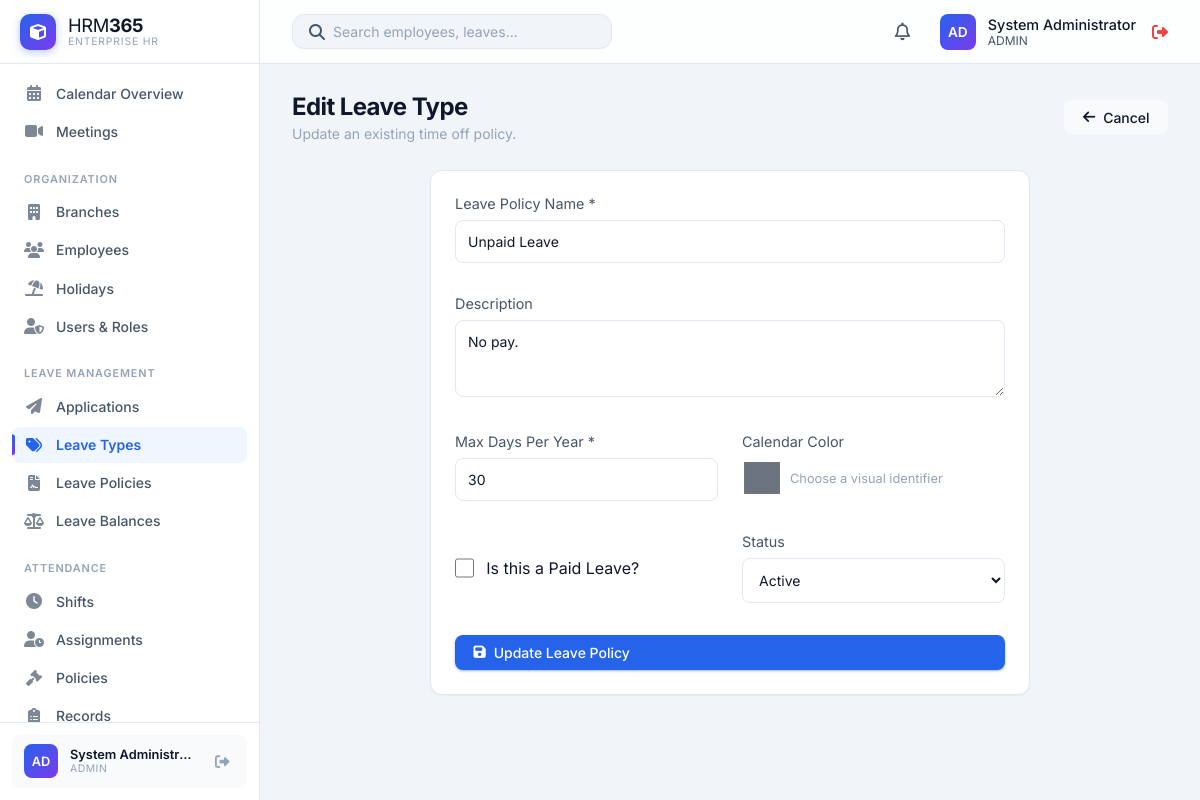
Page /HRM365/modules/leave_types/edit.php?id=4 (signed in) on the earlier database version.
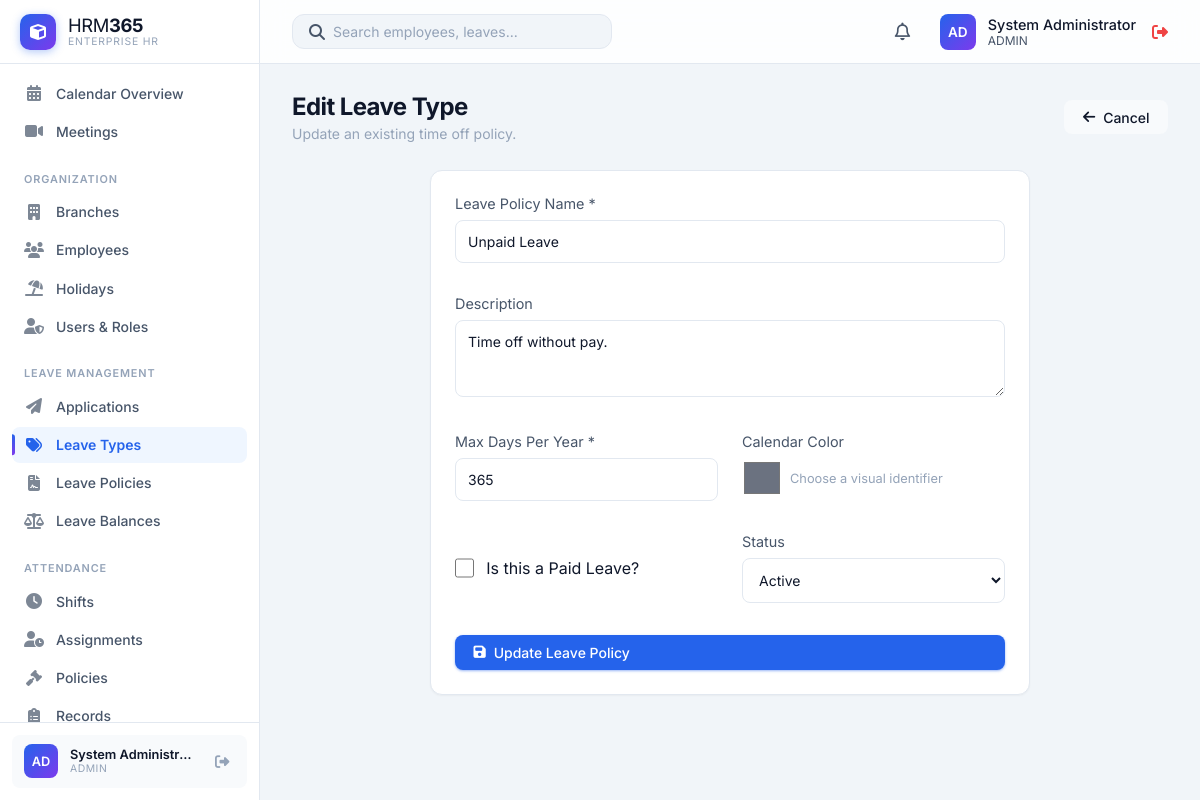
Same page on the later database version.
### tables this page shows
CREATE TABLE `leave_types` (
  `id` int(11) NOT NULL,
  `name` varchar(100) NOT NULL,
  `description` text DEFAULT NULL,
  `max_days_per_year` int(11) DEFAULT 0,
  `is_paid` tinyint(1) DEFAULT 1,
  `color` varchar(20) DEFAULT '#3b82f6',
  `status` enum('Active','Inactive') DEFAULT 'Active',
  `created_at` timestamp NOT NULL DEFAULT current_timestamp()
);

### HRM365/modules/leave_types/edit.php (the view, shortened to what this page needs)
<?php
require_once '../../includes/auth.php';
$id = $_GET['id'] ?? null;
$stmt = $pdo->prepare("SELECT * FROM leave_types WHERE id = ?");
$stmt->execute([$id]);
$lt = $stmt->fetch();
include '../../includes/header.php';
?>
<div class="page-header">
    <div>
        <h1 class="page-title">Edit Leave Type</h1>
        <div class="page-subtitle">Update an existing time off policy.</div>
    </div>
    <a href="index.php" class="btn" style="background: var(--bg-hover); color: var(--text-primary);">
        <i class="fas fa-arrow-left"></i> Cancel
    </a>
</div>
<div class="card" style="max-width: 600px; margin: 0 auto;">
    <form action="update.php" method="POST">
        <div class="mb-4">
            <label style="display: block; margin-bottom: 0.5rem; color: var(--text-secondary); font-size: 0.9rem;">Leave Policy Name *</label>
            <input type="text" name="name" required value="<?php echo htmlspecialchars($lt['name']); ?>" style="width: 100%; padding: 0.75rem; border-radius: var(--radius-md); border: 1px solid var(--border-color); background: var(--bg-secondary); color: var(--text-primary); outline: none;">
        </div>
        <div class="mb-4">
            <label style="display: block; margin-bottom: 0.5rem; color: var(--text-secondary); font-size: 0.9rem;">Description</label>
            <textarea name="description" rows="3" style="width: 100%; padding: 0.75rem; border-radius: var(--radius-md); border: 1px solid var(--border-color); background: var(--bg-secondary); color: var(--text-primary); outline: none;"><?php echo htmlspecialchars($lt['description']); ?></textarea>
        </div>
        <div style="display: grid; grid-template-columns: 1fr 1fr; gap: 1.5rem;" class="mb-4">
            <div>
                <label style="display: block; margin-bottom: 0.5rem; color: var(--text-secondary); font-size: 0.9rem;">Max Days Per Year *</label>
                <input type="number" name="max_days_per_year" required min="0" value="<?php echo intval($lt['max_days_per_year']); ?>" style="width: 100%; padding: 0.75rem; border-radius: var(--radius-md); border: 1px solid var(--border-color); background: var(--bg-secondary); color: var(--text-primary); outline: none;">
            </div>
            <div>
                <label style="display: block; margin-bottom: 0.5rem; color: var(--text-secondary); font-size: 0.9rem;">Calendar Color</label>
                <div style="display: flex; align-items: center; gap: 0.5rem;">
                    <input type="color" name="color" value="<?php echo htmlspecialchars($lt['color']); ?>" style="width: 40px; height: 40px; padding: 0; border: none; border-radius: var(--radius-md); cursor: pointer; background: transparent;">
                    <span style="font-size: 0.8rem; color: var(--text-muted);">Choose a visual identifier</span>
                </div>
            </div>
        </div>
        <div style="display: grid; grid-template-columns: 1fr 1fr; gap: 1.5rem;" class="mb-4">
            <div style="display: flex; align-items: center;">
                <label style="display: flex; align-items: center; gap: 0.75rem; color: var(--text-primary); cursor: pointer;">
                    <input type="checkbox" name="is_paid" value="1" <?php echo $lt['is_paid'] ? 'checked' : ''; ?> style="width: 1.2rem; height: 1.2rem; accent-color: var(--accent-primary);">
                    Is this a Paid Leave?
                </label>
            </div>
            <div>
                <label style="display: block; margin-bottom: 0.5rem; color: var(--text-secondary); font-size: 0.9rem;">Status</label>
                <select name="status" style="width: 100%; padding: 0.75rem; border-radius: var(--radius-md); border: 1px solid var(--border-color); background: var(--bg-secondary); color: var(--text-primary); outline: none;">
                    <option value="Active" <?php echo $lt['status'] === 'Active' ? 'selected' : ''; ?>>Active</option>
                </select>
            </div>
        </div>
        <button type="submit" class="btn btn-primary" style="width: 100%;"><i class="fas fa-save"></i> Update Leave Policy</button>
    </form>
</div>
<?php include '../../includes/footer.php'; ?>

Differences in the rows shown:
changed leave_types "Unpaid Leave": description "No pay." → "Time off without pay."; max_days_per_year "30" → "365"
